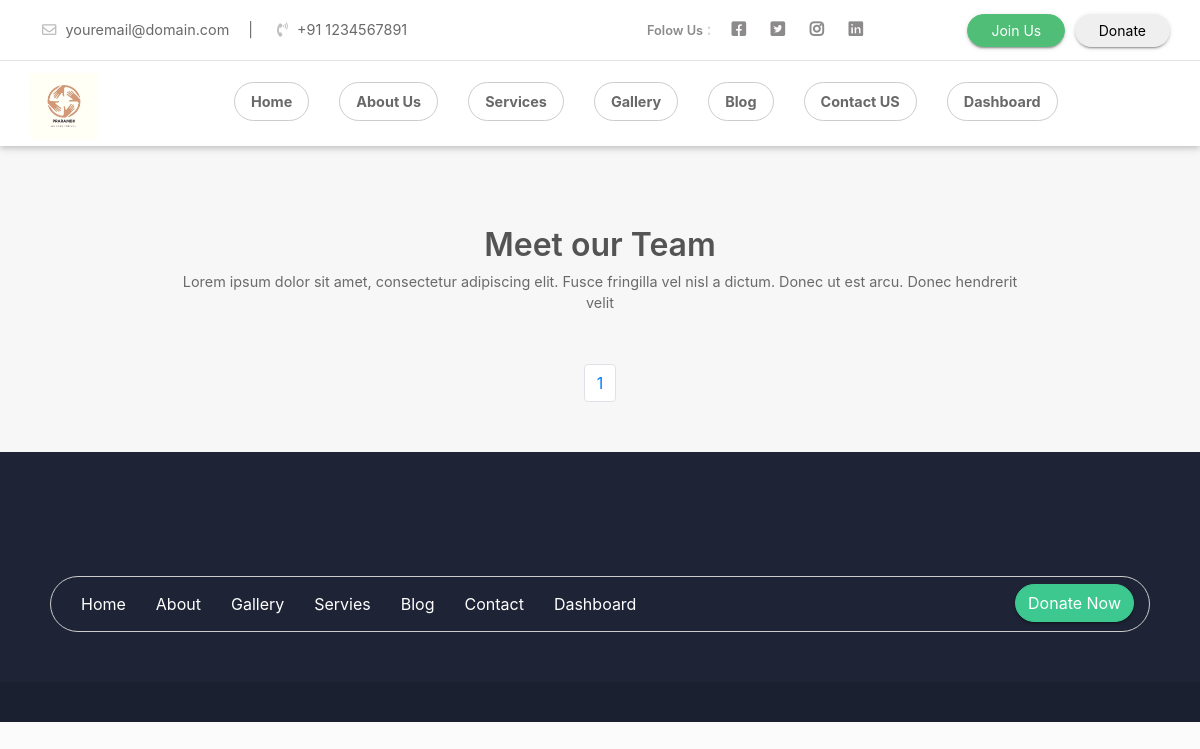
Page /home/team/ on the earlier database version.
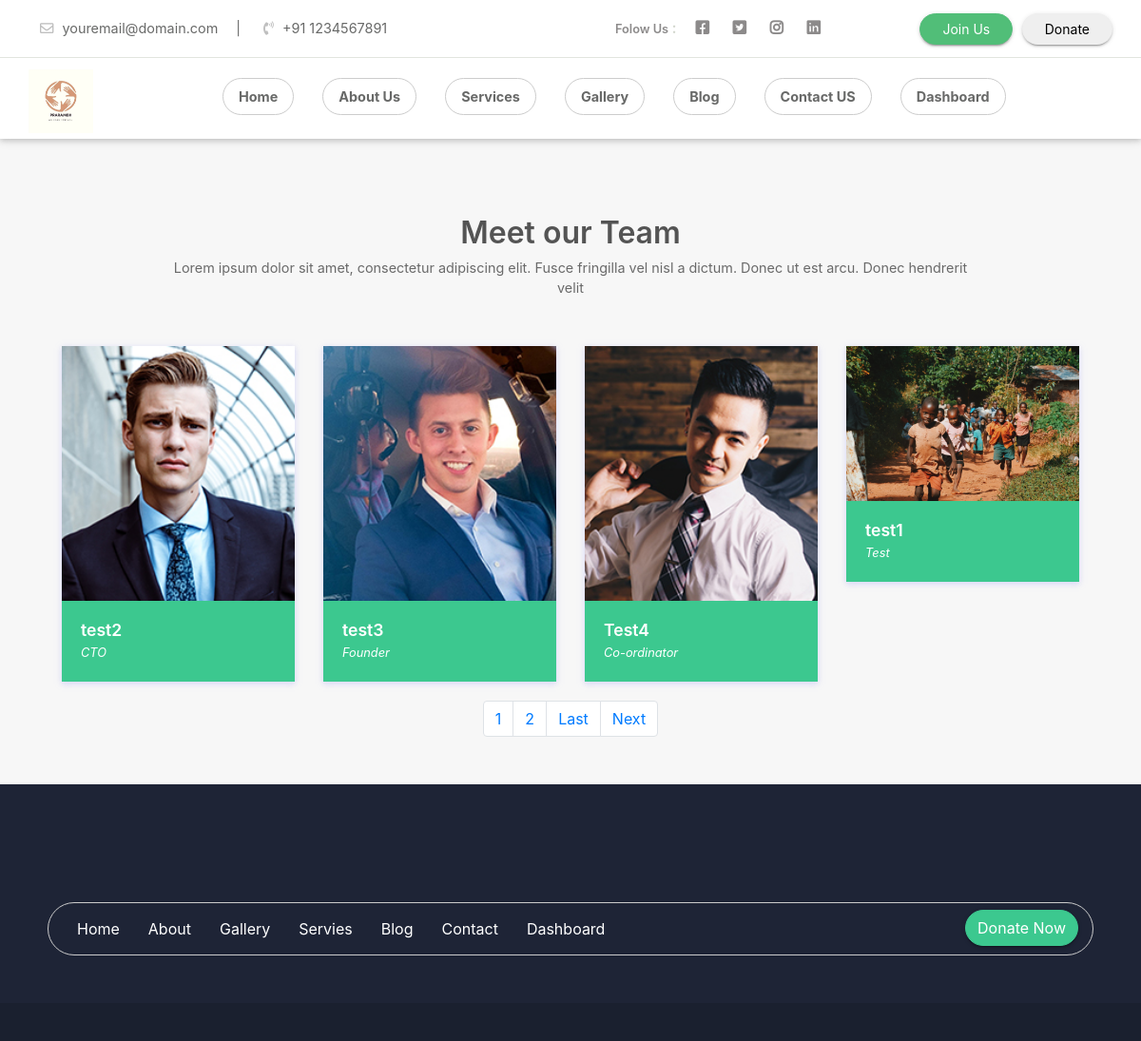
Same page on the later database version.
### home/models.py (models this page shows, shortened)
class Team(models.Model):
    name = models.CharField(max_length=300, blank=True)
    designation = models.CharField(max_length=300, blank=True)
    image = models.FileField(upload_to="team/", max_length=600, blank=True)
    about = models.TextField(blank=True)

### home/views.py (the view)
# urls.py: path('home/team/', views.team, name='teams'),
def team(request):
    obj = Team.objects.all()
    paginator = Paginator(obj, 4)
    page_number = request.GET.get('page')
    team_obj = paginator.get_page(page_number)
    total_pages = team_obj.paginator.num_pages
    context = {
        'team_obj': team_obj,
        'last_page': total_pages,
        'total_page': [page+1 for page in range(total_pages)]
    }
    return render(request, 'team-detail.html', context=context)

### templates/team-detail.html (shortened to what this page needs)
{% extends 'base.html' %}
{% block body %}
<section class="our-team team-11">
            <div class="container">
                <div class="session-title row">
                      <h2>Meet our Team</h2>
                      <p>Lorem ipsum dolor sit amet, consectetur adipiscing elit. Fusce fringilla vel nisl a dictum. Donec ut est arcu. Donec hendrerit velit</p>
                </div>
                <div class="row team-row">
                    {% for team in team_obj %}
                    <div class="col-md-3 col-sm-6">
						<form method="post">
                        <a href="{% url 'teamdetailscard' team.id %}">
                        <div class="single-usr">
                            <img src="{{team.image.url}}" alt="">
                            <div class="det-o">
                                <h4>{{team.name | safe}}</h4>
                                <i>{{team.designation}}</i>
                            </div>
                        </div>
						</a>
						</form>
                    </div>
                    {% endfor %}
                </div>
            </div>
		  <nav aria-label="Page navigation example">
			<ul class="pagination justify-content-center">
				{% for page in total_page %}
			  <li class="page-item"><a class="page-link" href="?page={{page}}">{{page}}</a></li>
				{% endfor %}
			  {% if team_obj.has_next %}
				<li class="page-item">
				<a class="page-link" href="?page={{last_page}}">Last</a>
			  </li>
			  <li class="page-item">
				<a class="page-link" href="?page={{team_obj.next_page_number}}">Next</a>
			  </li>
			  {% endif %}
			</ul>
		  </nav>
</section>
{% endblock %}

### templates/base.html (shortened to what this page needs)
<!doctype html>
{% load static %}
<html lang="en">
<head>
    <link rel="stylesheet" href="{% static 'assets/css/bootstrap.min.css' %}">
    <link rel="stylesheet" href="{% static 'assets/css/all.min.css' %}">
    <link rel="stylesheet" href="{% static 'assets/css/animate.css' %}">
    <link rel="stylesheet" href="{% static 'assets/plugins/slider/css/owl.carousel.min.css' %}">
    <link rel="stylesheet" href="{% static 'assets/plugins/slider/css/owl.theme.default.css' %}">
    <link rel="stylesheet" type="text/css" href="{% static 'assets/css/style.css' %}" />
    <link rel="stylesheet" href="{% static 'dashboard/css/style.css'%}">
</head>
<body>
<header class="continer-fluid ">
    <div  class="header-top">
        <div class="container">
            <div class="row col-det">
                <div class="col-lg-6 d-none d-lg-block">
                    <ul class="ulleft">
                        <li>
                            <i class="far fa-envelope"></i>
                            youremail@domain.com
                            <span>|</span></li>
                        <li>
                            <i class="fas fa-phone-volume"></i>
                            +91 1234567891</li>
                    </ul>
                </div>
                <div class="col-lg-3 col-md-6 folouws">
                    <ul class="ulright">
                       <li> <small>Folow Us </small>:</li>
                        <li>
                            <a href="http://www.facebook.com"><i class="fab fa-facebook-square"></i></a>
                        </li>
                        <li>
                            <a href="http://www.twitter.com"><i class="fab fa-twitter-square"></i></a>
                        </li>
                        <li>
                            <a href="http://www.instagram.com"><i class="fab fa-instagram"></i></a>
                        </li>
                        <li>
                            <a href="http://www.linkedin.com"><i class="fab fa-linkedin"></i></a>
                        </li>
                    </ul>
                </div>
                <div class="col-lg-3 d-none d-md-block col-md-6 btn-bhed">
                    <a href="{% url 'contactus' %}"><button class="btn btn-sm btn-success">Join Us</button></a>
                    <a href="{% url 'donateus' %}"><button class="btn btn-sm btn-default">Donate</button></a>
                </div>
            </div>
        </div>
    </div>
    <div id="menu-jk" class="header-bottom">
        <div class="container">
            <div class="row nav-row">
                <div class="col-lg-1 col-md-6 logo">
                    <a href="{% url 'home' %}">
                        <img src="{% static 'assets/images/logo-main.jpg' %}" alt="">
                    </a>
                </div>
                <div id="menu" class="col-lg-10 col-md-12 d-none d-lg-block nav-col">
                            <ul class="navbad">
                                <li class="nav-item active">
                                    <a class="nav-link" href="{% url 'home' %}">Home
                                    </a>
                                </li>
                                <li class="nav-item">
                                    <a class="nav-link" href="{% url 'aboutus' %}">About Us</a>
                                </li>
                                <li class="nav-item">
                                    <a class="nav-link" href="{% url 'services' %}">Services</a>
                                </li>
                                <li class="nav-item">
                                    <a class="nav-link" href="{% url 'gallery' %}">Gallery</a>
                                </li>
                                <li class="nav-item">
                                    <a class="nav-link" href="{% url 'blog' %}">Blog</a>
                                </li>
                                <li class="nav-item">
                                    <a class="nav-link" href="{% url 'contactus' %}">Contact US</a>
                                </li>
                                <li class="nav-item">
                                    <a class="nav-link" href="{% url 'dashboard' %}">Dashboard</a>
                                </li>
                           </ul>
                </div>
            </div>
        </div>
    </div>
</header>
{% block body %}
{% endblock %}
<footer class="footer">
    <div class="container">
        <br>
        <div class="nav-box row clearfix">
            <div class="inner col-sm-9 clearfix">
                <ul class="footer-nav clearfix">
                    <li><a href="{% url 'home' %}">Home</a></li>
                    <li><a href="{% url 'aboutus' %}">About</a></li>
                    <li><a href="{% url 'gallery' %}">Gallery</a></li>
                    <li><a href="{% url 'services' %}">Servies</a></li>
                    <li><a href="{% url 'blog' %}">Blog</a></li>
                    <li><a href="{% url 'contactus' %}">Contact</a></li>
                    <li><a href="{% url 'dashboard' %}">Dashboard</a></li>
                </ul>
            </div>
              <div class="donate-link col-md-3"><a href="{% url 'donateus' %}" class="btn btn-primary "><span class="btn-title">Donate Now</span></a></div>
        </div>
    </div>
</footer>
<div class="copy">
</div>
</body>
</html>

### static/assets/css/style.css (style rules this page uses)
* { margin: 0px; padding: 0px; list-style: none; }
img { max-width: 100%; }
a { text-decoration: none; outline: none; color: #444; }
ul { margin-bottom: 0; padding-left: 0; }
html, body { height: 100%; }
p { margin-bottom: 0px; width: 100%; }
::placeholder { color: #747f8a !important; font-size: 13px; opacity: .5 !important; }
h1, h2, h3, h4, h5, h6 { color: #545454; }
body { background-color: #f1f1f145 !important; -webkit-font-smoothing: antialiased; -moz-osx-font-smoothing: grayscale; text-rendering: optimizeLegibility; color: #6A6A6A; overflow-x: hidden; }
.session-title { padding: 30px; margin: 0px; margin-bottom: 20px; }
.session-title h2 { width: 100%; text-align: center; font-weight: 600; margin-bottom: 0px; }
.session-title p { max-width: 850px; text-align: center; float: none; margin: auto; font-size: .9rem; margin-top: 6px; }
.btn-success { background-color: #51be78; border-color: #51be78; }
.btn-primary { background-color: #3cc88f; border-color: #3cc88f; }
.btn { box-shadow: 0 3px 1px -2px rgba(0, 0, 0, 0.2), 0 2px 2px 0 rgba(0, 0, 0, 0.14), 0 1px 5px 0 rgba(0, 0, 0, 0.12); border-radius: 2px; }
.container { max-width: 1170px; }
header { box-shadow: 0 2px 5px 0 rgba(0, 0, 0, 0.16), 0 2px 10px 0 rgba(0, 0, 0, 0.12); background-color: #FFF; width: 100%; z-index: 99; }
header .logo { padding-top: 6px; }
header .header-top { background-color: #fff; border-bottom: 1px solid #d3d7cea6; padding: 7px; }
header .header-top .col-det .ulleft li { float: left; padding: 12px; color: #686968; font-size: .9rem; }
header .header-top .col-det .ulleft li i { margin-right: 5px; color: #bfbfbf; }
header .header-top .col-det .ulleft li span { margin-left: 15px; }
header .header-top .col-det .ulright { float: right; }
header .header-top .col-det .ulright li { float: left; padding: 10px; color: #d3d7ce; font-size: 1rem; font-weight: 600; }
header .header-top .col-det .ulright li i { margin-right: 5px; color: #8c8a8a; }
header .header-top .col-det .ulright li small { color: #8c8a8a; font-weight: 600; }
header .header-top .btn-bhed { padding-top: 7px; text-align: right; }
header .header-top .btn-bhed .btn { padding: 5px 23px; border-radius: 50px; margin-left: 5px; }
header .header-bottom { padding: 6px; background-color: #fff; }
header .nav-col .navbad { display: block; float: right; }
header .nav-col .navbad li { padding: 15px 15px; font-weight: 700; font-size: .9rem; float: left; }
header .nav-col .navbad li a { color: #686968 !important; border: 1px solid #CCC; border-radius: 50px; }
.footer { padding: 50px; padding-bottom: 50px; background-color: #1e2436; color: #FFF; }
.copy { padding: 20px; background: #1a202f; color: #FFF; }
.our-team { padding: 50px; background-color: #cccccc1c; }
.our-team .team-row { margin-top: 20px; }
.our-team .team-row .single-usr { box-shadow: 0 2px 6px 0 rgba(218, 218, 253, 0.65), 0 2px 6px 0 rgba(206, 206, 238, 0.54); margin-bottom: 20px; }
.our-team .team-row .single-usr img { width: 100%; }
.our-team .team-row .single-usr .det-o { padding: 20px; background-color: #3cc88f; }
.our-team .team-row .single-usr .det-o h4 { color: #FFF; margin-bottom: 0px; font-size: 1.1rem; font-weight: 600; }
.our-team .team-row .single-usr .det-o i { color: #FFF; font-size: .8rem; }
.nav-box { margin-top: 50px; border-radius: 50px; border: 1px solid #ccc; }
.nav-box ul li { float: left; padding: 15px; }
.nav-box ul li a { color: #FFFF; }
.nav-box .btn { margin-top: 7px; float: right; border-radius: 50px; }

Differences in the rows shown:
added Team: image (picture), name "test2", designation "CTO"
added Team: image (picture), name "test3", designation "Founder"
added Team: image (picture), name "Test4", designation "Co-ordinator"
added Team: image (picture), name "test1", designation "Test"
Other differences:
new list line: "2"
text now shown: "Last Next"
